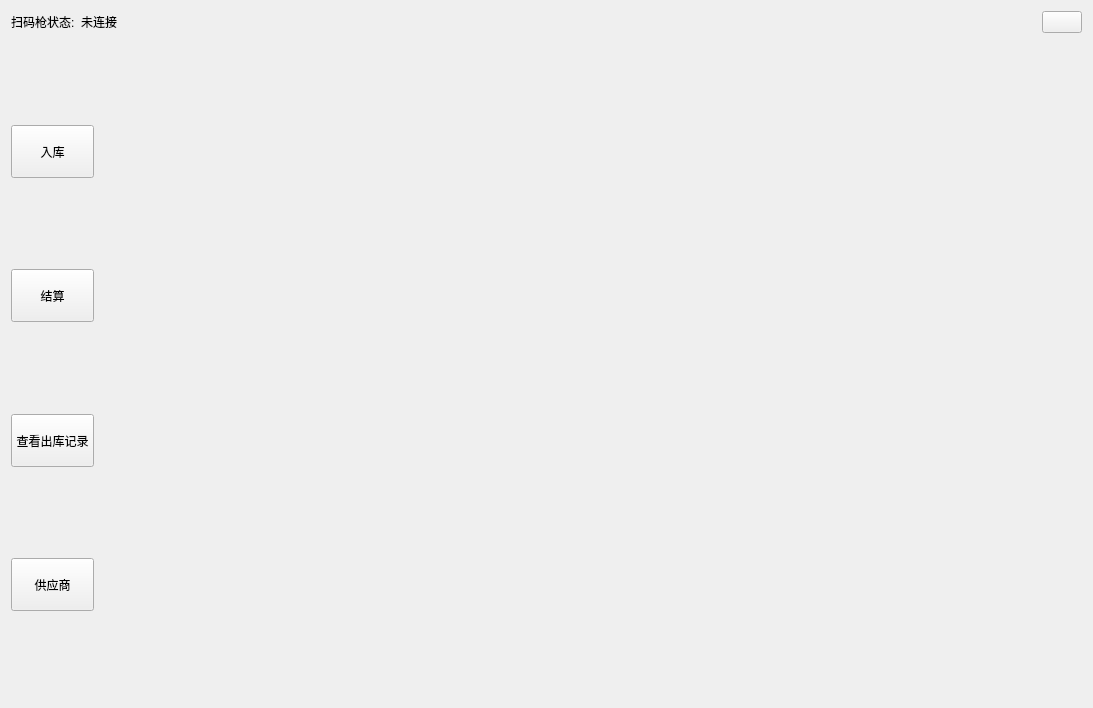
<?xml version="1.0" encoding="UTF-8"?>
<ui version="4.0">
 <class>CashRegisterClass</class>
 <widget class="QWidget" name="CashRegisterClass">
  <property name="geometry">
   <rect>
    <x>0</x>
    <y>0</y>
    <width>1093</width>
    <height>708</height>
   </rect>
  </property>
  <property name="windowTitle">
   <string>CashRegister</string>
  </property>
  <layout class="QVBoxLayout" name="verticalLayout_2">
   <item>
    <layout class="QHBoxLayout" name="horizontalLayout_2">
     <item>
      <widget class="QLabel" name="label_scaner">
       <property name="text">
        <string>扫码枪状态:</string>
       </property>
      </widget>
     </item>
     <item>
      <widget class="QLabel" name="label_status">
       <property name="text">
        <string>未连接</string>
       </property>
      </widget>
     </item>
     <item>
      <spacer name="horizontalSpacer">
       <property name="orientation">
        <enum>Qt::Horizontal</enum>
       </property>
       <property name="sizeHint" stdset="0">
        <size>
         <width>40</width>
         <height>20</height>
        </size>
       </property>
      </spacer>
     </item>
     <item>
      <widget class="QPushButton" name="pushButton">
       <property name="sizePolicy">
        <sizepolicy hsizetype="Preferred" vsizetype="Fixed">
         <horstretch>0</horstretch>
         <verstretch>0</verstretch>
        </sizepolicy>
       </property>
       <property name="text">
        <string/>
       </property>
      </widget>
     </item>
    </layout>
   </item>
   <item>
    <layout class="QHBoxLayout" name="horizontalLayout">
     <item>
      <layout class="QVBoxLayout" name="verticalLayout">
       <item>
        <spacer name="verticalSpacer">
         <property name="orientation">
          <enum>Qt::Vertical</enum>
         </property>
         <property name="sizeHint" stdset="0">
          <size>
           <width>20</width>
           <height>40</height>
          </size>
         </property>
        </spacer>
       </item>
       <item>
        <widget class="QPushButton" name="pb_Intery">
         <property name="minimumSize">
          <size>
           <width>83</width>
           <height>53</height>
          </size>
         </property>
         <property name="sizeIncrement">
          <size>
           <width>0</width>
           <height>0</height>
          </size>
         </property>
         <property name="text">
          <string>入库</string>
         </property>
        </widget>
       </item>
       <item>
        <spacer name="verticalSpacer_2">
         <property name="orientation">
          <enum>Qt::Vertical</enum>
         </property>
         <property name="sizeHint" stdset="0">
          <size>
           <width>20</width>
           <height>40</height>
          </size>
         </property>
        </spacer>
       </item>
       <item>
        <widget class="QPushButton" name="pb_calculate">
         <property name="minimumSize">
          <size>
           <width>83</width>
           <height>53</height>
          </size>
         </property>
         <property name="text">
          <string>结算</string>
         </property>
        </widget>
       </item>
       <item>
        <spacer name="verticalSpacer_3">
         <property name="orientation">
          <enum>Qt::Vertical</enum>
         </property>
         <property name="sizeHint" stdset="0">
          <size>
           <width>20</width>
           <height>40</height>
          </size>
         </property>
        </spacer>
       </item>
       <item>
        <widget class="QPushButton" name="pb_log">
         <property name="minimumSize">
          <size>
           <width>83</width>
           <height>53</height>
          </size>
         </property>
         <property name="text">
          <string>查看出库记录</string>
         </property>
        </widget>
       </item>
       <item>
        <spacer name="verticalSpacer_4">
         <property name="orientation">
          <enum>Qt::Vertical</enum>
         </property>
         <property name="sizeHint" stdset="0">
          <size>
           <width>20</width>
           <height>40</height>
          </size>
         </property>
        </spacer>
       </item>
       <item>
        <widget class="QPushButton" name="pb_supplier">
         <property name="minimumSize">
          <size>
           <width>83</width>
           <height>53</height>
          </size>
         </property>
         <property name="text">
          <string>供应商</string>
         </property>
        </widget>
       </item>
       <item>
        <spacer name="verticalSpacer_5">
         <property name="orientation">
          <enum>Qt::Vertical</enum>
         </property>
         <property name="sizeHint" stdset="0">
          <size>
           <width>20</width>
           <height>40</height>
          </size>
         </property>
        </spacer>
       </item>
      </layout>
     </item>
     <item>
      <widget class="QStackedWidget" name="stackedWidget">
       <property name="currentIndex">
        <number>1</number>
       </property>
       <widget class="QWidget" name="page"/>
       <widget class="QWidget" name="page_2"/>
      </widget>
     </item>
    </layout>
   </item>
  </layout>
 </widget>
 <layoutdefault spacing="6" margin="11"/>
 <resources>
  <include location="CashRegister.qrc"/>
 </resources>
 <connections/>
</ui>
